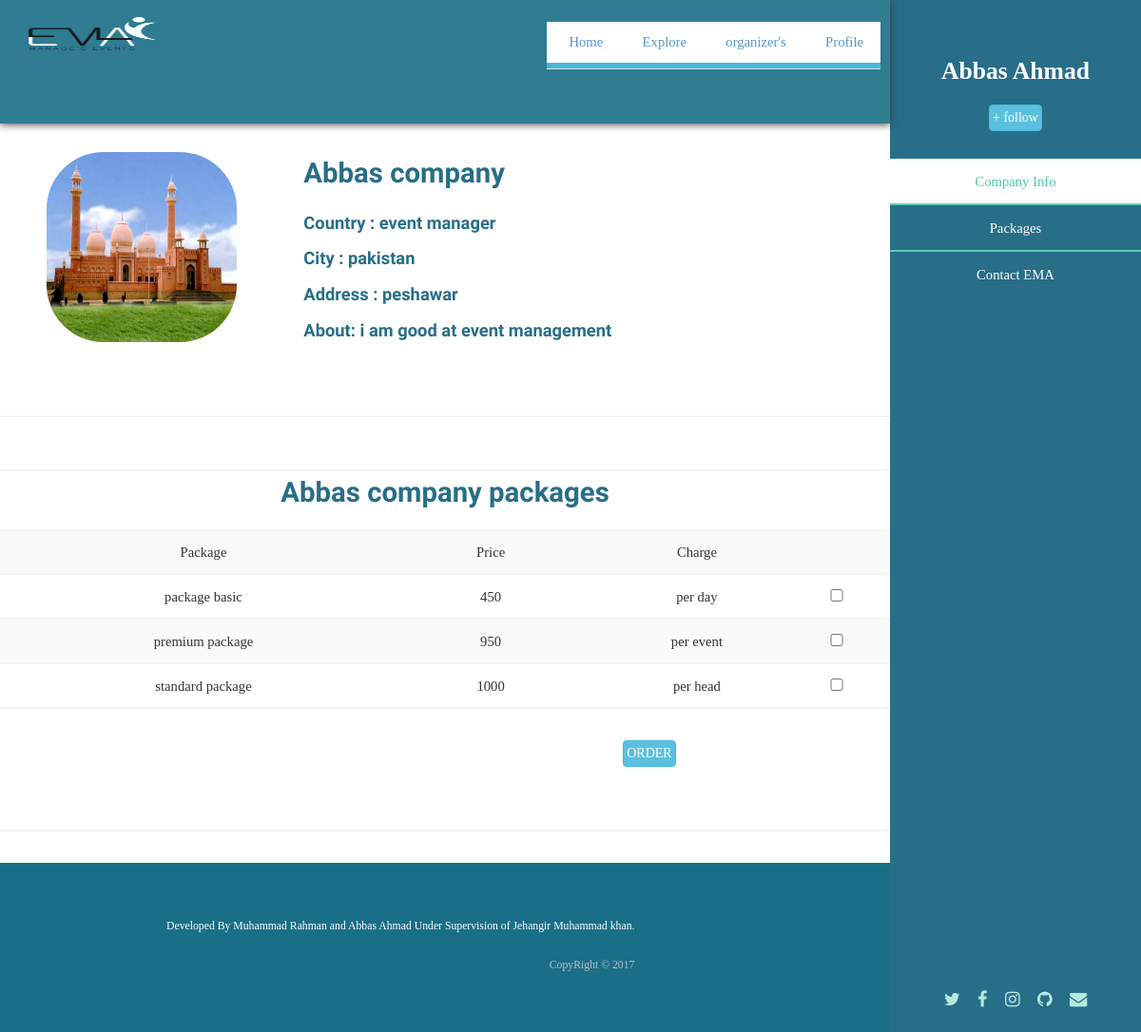
Page /EMA/select-organizer.php?email=itsabbasahmad@gmail.com (signed in) on the committed database.
### tables this page shows
CREATE TABLE IF NOT EXISTS `user` (
  `fristname` varchar(30) NOT NULL,
  `lastname` varchar(30) NOT NULL,
  `mobilenumber` varchar(30) NOT NULL,
  `email` varchar(30) NOT NULL,
  `password` varchar(30) NOT NULL,
  `gender` varchar(30) NOT NULL,
  `dateofbrith` varchar(30) NOT NULL,
  `joindate` date NOT NULL
);

CREATE TABLE IF NOT EXISTS `profile_picture` (
  `email` varchar(30) NOT NULL,
  `name` varchar(100) NOT NULL,
  `type` varchar(30) NOT NULL,
  `size` varchar(30) NOT NULL,
  `extension` varchar(30) NOT NULL,
  `for` varchar(30) NOT NULL
);

CREATE TABLE IF NOT EXISTS `organizer` (
  `organizer_email` varchar(30) NOT NULL,
  `companyname` varchar(30) NOT NULL,
  `about` varchar(300) NOT NULL,
  `special` varchar(30) NOT NULL,
  `country` varchar(30) NOT NULL,
  `city` varchar(30) NOT NULL,
  `address` varchar(100) NOT NULL
);

CREATE TABLE IF NOT EXISTS `package` (
  `organizer_email` varchar(30) NOT NULL,
  `packagename` varchar(30) NOT NULL,
  `detail` varchar(50) NOT NULL,
  `price` varchar(30) NOT NULL,
  `per` varchar(30) NOT NULL,
  `status` varchar(30) NOT NULL,
  `serial_no` int(30) NOT NULL
);

### EMA/select-organizer.php (the view, shortened to what this page needs)
 <!DOCTYPE HTML>
<?php
 $email=$_GET['email'];
 ?>
<html>
	<head>
			<link rel="stylesheet" type="text/css" href="assets/css/bootstrap.min.css">
		<link rel="stylesheet" href="assets/css/main.css" />
	</head>
	<body>
			<section id="header">
				<header>
									<?php
									$username = mysql_query("SELECT `fristname`,`lastname` FROM `user` WHERE email='$email' ")or die('user selection  query error');
									$name=mysql_fetch_array($username)
									?>
					<h1 id="logo"><?php echo $name[0]." ".$name[1]; ?></h1>
					<br>
					<div class="row">
					<div class="col-sm-12" align="center">
					<?php
								$fallow = mysql_query("SELECT `fallowby_email` FROM `fallow` WHERE `fallowby_email`='$_SESSION[email]' and `fallowed_email`='$email'")or die('fallow selection  query error');
										 if(mysql_num_rows($fallow)>0){
								?>
					<a href="un_fallow.php?email=<?php echo $email;?>&&page=<?php echo "profile.php";?>" onclick="return window.confirm('are you sure to un-follow this user')"><button class="btn btn-info">following </button></a>
					<?php
						}
					else{
						?>
						<a href="fallow.php?email=<?php echo $email;?>&&page=<?php echo "profile.php";?>" onclick="return window.confirm('are you sure to follow this user')"><button class="btn btn-info"> + follow </button></a>
						<?php
					}
					?>
					</div>
				</header>
				<nav id="nav">
					<ul>
						<li><a href="#one" class="active"> Company Info</a></li>
						<li><a href="#three">Packages</a></li>
						<li><a href="#four">Contact EMA</a></li>
					</ul>
				</nav>
				<footer>
					<ul class="icons">
						<li><a href="#" class="icon fa-twitter"><span class="label">Twitter</span></a></li>
						<li><a href="#" class="icon fa-facebook"><span class="label">Facebook</span></a></li>
						<li><a href="#" class="icon fa-instagram"><span class="label">Instagram</span></a></li>
						<li><a href="#" class="icon fa-github"><span class="label">Github</span></a></li>
						<li><a href="#" class="icon fa-envelope"><span class="label">Email</span></a></li>
					</ul>
				</footer>
			</section>
			<div id="wrapper">
					<div id="main">
							<section id="one">
							<header class="majr">
								<div class="jumbotron" style="height: 130px;
									background: #196E88;
									box-shadow: 2px 2px 2px 0px;
									box-shadow: 0px 1px 8px 0px;
									opacity:0.9;
									overflow: hidden;">
								<div class="row">
									<div class="col-md-4" id="logo">
											<img src="images/emanew2.png" class="img-responsive">
									</div>
									<div class="col-md-8">
											<ul class="nav nav-tabs" id="menu-bar">
											 <li><a href="home.php">Home</a></li>
												<li><a href="explore.php">Explore</a></li>
												<li><a href="organizers.php">organizer's</a></li>
												<li><a href="profile.php">Profile</a></li>
											</ul>
									</div>
								</div>
								</div>
							</header>
							<div class="row">
							<?php
							$companyinfo = mysql_query("  SELECT * FROM `organizer` WHERE organizer_email='$email'") or die(' company selection query error');
                              if(mysql_num_rows($companyinfo)>0){
                                 $rowes=mysql_fetch_array($companyinfo)
?>
								<div class="col-md-4" align="center">
									 <?php
								$companylogo = mysql_query("SELECT `name` FROM `profile_picture` WHERE email='$email' and `for`='logo'")or die('logo selection  query error');
								if(mysql_num_rows($companylogo)>0){
                                 $row=mysql_fetch_array($companylogo)
								?>
									<div id="comp-brand">
										<img src="profile_pictures/<?php echo $row[0];?>" class="img-responsive img-rounded" style="height: 200px; width: 200px;border-radius: 30%;">
									</div>
									<?php
								}
									else{
										?>
										<img src="images/comp.jpg" class="img-responsive img-rounded" style="height: 200px; width: 200px;border-radius: 30%;">
									<?php
									}
									?>
									<br>
								</div>
								<div class="col-md-8">
									  <h2 class="fo"> <?php echo $rowes[1];?> </h2>
									 <h4 class="fo"> Country : <?php echo $rowes[3];?> </h3>
									 <h4 class="fo"> City : <?php echo $rowes[4];?></h3>
									 <h4 class="fo"> Address : <?php echo $rowes[5];?></h3>
									 <h4 class="fo"> About: <?php echo $rowes[2];?></h3>
								</div>
							</div>
							</section>
							<br>
							<hr>
							<br>
							<section id="three">
								 <h2 class="fo" align="center"><?php echo $rowes[1]; ?> packages</h2>
								<div class="row">
									<div class="col-md-12">
									<?php
											 $package = mysql_query(" SELECT `packagename`, `price`, `per` FROM `package` WHERE organizer_email='$email'")or die('package selection query error');
                                              if(mysql_num_rows($package)>0){
											?>
									<form method="post" name="orderform" action="">
										<table>
											<tbody>
												<tr align="center">
													<td>Package</td><td>Price</td><td>Charge</td><td></td>
												</tr>
												<?php
												 while($rw=mysql_fetch_array($package))
											{
												?>
													<tr align="center">
													<td><?php echo $rw[0];?></td>
													<td><?php echo $rw[1];?></td>
													<td><?php echo $rw[2];?></td>
													<td><input type="checkbox" name="chk[]" value="<?php echo $rw[0];?>" id="packagename"></td>
												</tr>
												<?php
											}
												?>
												</tbody>
											</table>
													<button type="submit" name="order" class="btn btn-info" style="margin-left:70%;">ORDER </button>
											</form>
											  <?php
											  }
											?>
									</div>
									<?php
							  }
							  ?>
								</div>
							</section>
							<hr>
						</div>
					<section id="footer">
						<div class="container">
							<ul class="copyright">
								<li> <p style="color: white;"> Developed By Muhammad Rahman and Abbas Ahmad Under Supervision of Jehangir Muhammad khan.</p>  <span style="float: right;">CopyRight &copy; 2017</span> </li>
							</ul>
						</div>
					</section>
			</div>
	</body>
</html>

### EMA/select-organizer.php (style rules this page uses)
#menu-bar { list-style: none; float: right; background-color:#31B0D5; }
#menu-bar li { background-color: white; cursor: pointer }
#logo img { width: 45%; padding-bottom: 10px; }
.fo { font-family: 'Kaushan Script', cursive !important; color: #286E88; }
#comp-brand img { height: 200px; border-radius: 20%; }

### rows in the picture
user: fristname "Abbas", lastname "Ahmad"
profile_picture: name (picture)
organizer: companyname "Abbas company", special "event manager", country "pakistan", city "peshawar", about "i am good at event management"
package: packagename "package basic", price "450", per "per day"
package: packagename "premium package", price "950", per "per event"
package: packagename "standard package", price "1000", per "per head"
